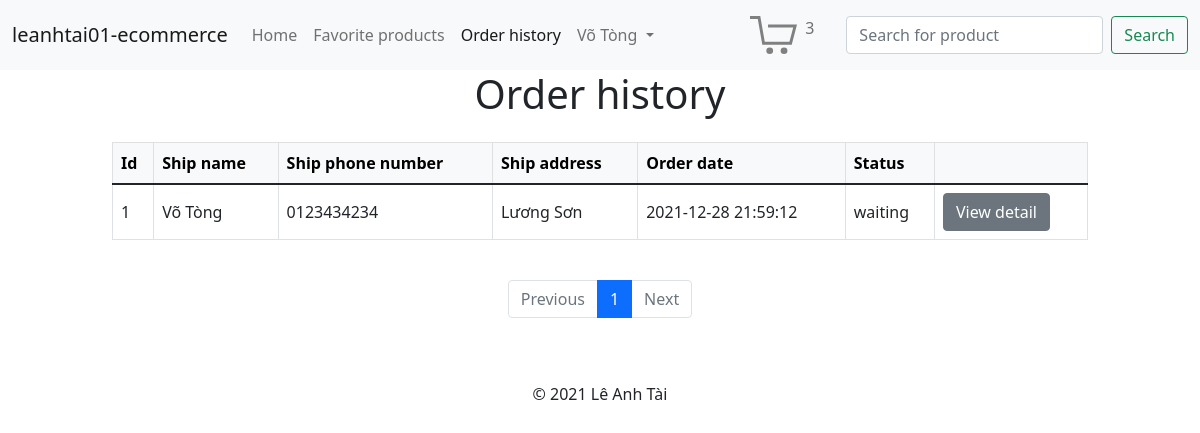
/order/order_history.php?account_id=7 (signed in), run on an earlier commit of the app's database.
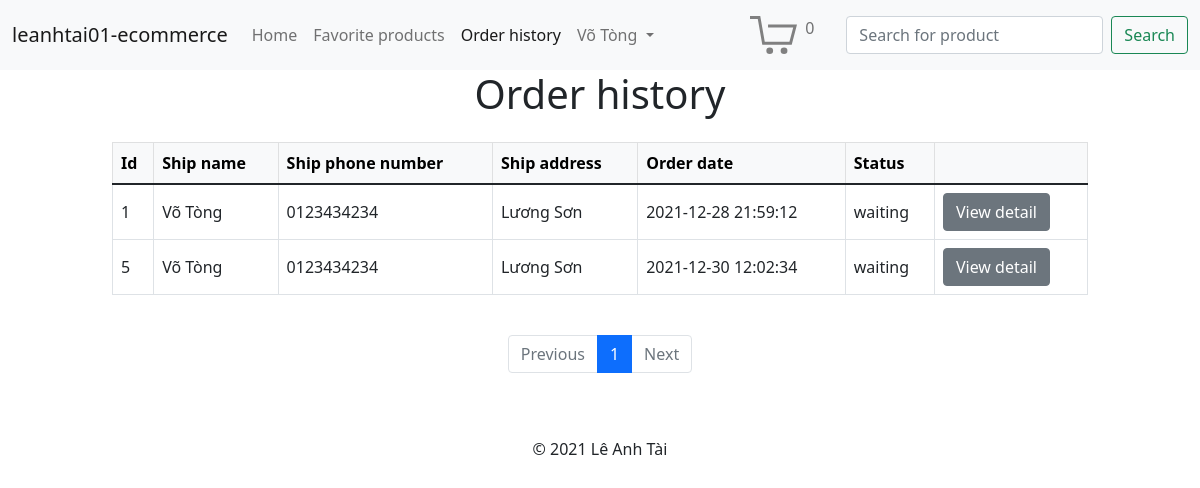
And on a later commit of the database.
### tables this page shows
CREATE TABLE orders (
  id INT NOT NULL AUTO_INCREMENT,
  account_id INT NOT NULL,
  order_date DATETIME DEFAULT CURRENT_TIMESTAMP,
  ship_name VARCHAR(100),
  ship_phone_number VARCHAR(20),
  ship_address VARCHAR(255),
  status ENUM('waiting', 'canceled', 'processing', 'shipping', 'completed') NOT NULL,
  CONSTRAINT pk_orders PRIMARY KEY (id)
);

### conf/init.conf.php (called while the page is built, shortened)
<?php
$host_url = getenv("HOST_URL");

### db_access/order.php (called while the page is built, shortened)
<?php
require_once(dirname(__DIR__) . "/conf/db.conf.php");
function get_number_of_orders()
{
  global $pdo;
  $sql = "SELECT COUNT(*) FROM orders;";
  $stmt = $pdo->prepare($sql);
  $stmt->execute();
  return $stmt->fetchColumn();
}
function get_orders_by_account_id_limit($account_id, $offset, $number_of_order)
{
  global $pdo;
  $sql = "SELECT "
    . "id,"
    . "ship_name,"
    . "ship_phone_number,"
    . "ship_address,"
    . "order_date,"
    . "status "
    . "FROM orders "
    . "WHERE account_id = :account_id "
    . "LIMIT $offset, $number_of_order;";
  $stmt = $pdo->prepare($sql);
  $stmt->execute(["account_id" => $account_id]);
  return $stmt->fetchAll(PDO::FETCH_ASSOC);
}

### web/order/order_history.php (the view, shortened to what this page needs)
<?php
require_once(dirname(dirname(__DIR__)) . "/conf/init.conf.php");
require_once(dirname(dirname(__DIR__)) . "/db_access/order.php");
$page = "order_history";
$account_id = $_GET["account_id"];
$records_per_page = 5;
$number_of_orders = get_number_of_orders();
$number_of_pages = ceil($number_of_orders / $records_per_page);
$current_page = 1;
$start_offset = ($current_page - 1) * $records_per_page;
$orders = get_orders_by_account_id_limit(
  $account_id,
  $start_offset,
  $records_per_page
);
?>
<?php include_once(dirname(dirname(__DIR__)) . "/template/header.php") ?>
<h1 class="text-center">Order history</h1>
<div class="container-fluid">
  <div class="row mt-4">
    <div class="col-md-1"></div>
    <div class="col-md-10">
      <table class="table table-bordered align-middle">
        <thead class="table-light">
          <tr>
            <th>Id</th>
            <th>Ship name</th>
            <th>Ship phone number</th>
            <th>Ship address</th>
            <th>Order date</th>
            <th>Status</th>
            <th></th>
          </tr>
        </thead>
        <tbody>
          <?php foreach ($orders as $order) : ?>
            <tr>
              <td><?php echo $order["id"]; ?></td>
              <td><?php echo $order["ship_name"]; ?></td>
              <td><?php echo $order["ship_phone_number"]; ?></td>
              <td><?php echo $order["ship_address"]; ?></td>
              <td><?php echo $order["order_date"]; ?></td>
              <td><?php echo $order["status"]; ?></td>
              <td><a class="btn btn-secondary" href="<?php echo $host_url . "/order/order_detail_history.php?order_id=" . $order["id"] ?>">View detail</a></td>
            </tr>
          <?php endforeach; ?>
        </tbody>
      </table>
    </div>
    <div class="col-md-1"></div>
  </div>
  <div class="row">
    <div class="col-md-1"></div>
    <div class="col-md-10 d-flex justify-content-center mt-4">
      <nav aria-label="...">
        <ul class="pagination">
          <li class="page-item <?php echo $current_page <= 1 ? "disabled" : "" ?>">
            <a class="page-link" href="<?php echo $current_page <= 1 ? "#" : $host_url . "/admin/order_manager.php?page=" . $current_page - 1 ?>" tabindex="-1" aria-disabled="true">Previous</a>
          </li>
          <?php for ($i = 1; $i <= $number_of_pages; ++$i) : ?>
            <li class="page-item <?php echo $current_page == $i ? "active" : "" ?>">
              <a class="page-link" href="<?php echo $host_url; ?>/admin/order_manager.php?page=<?php echo $i; ?>">
                <?php echo $i; ?>
              </a>
            </li>
          <?php endfor; ?>
          <li class="page-item <?php echo $current_page >= $number_of_pages ? "disabled" : "" ?>">
            <a class="page-link" href="<?php echo $current_page >= $number_of_pages ? "#" : $host_url . "/admin/order_manager.php?page=" . $current_page + 1 ?>">Next</a>
          </li>
        </ul>
      </nav>
    </div>
    <div class="col-md-1"></div>
  </div>
</div>
<?php include_once(dirname(dirname(__DIR__)) . "/template/footer.php") ?>

### template/header.php (shortened to what this page needs)
<!doctype html>
<html lang="en">
<head>
  <link href="<?php echo $host_url; ?>/css/login.css" rel="stylesheet" />
  <link href="<?php echo $host_url; ?>/css/register.css" rel="stylesheet" />
  <link href="<?php echo $host_url; ?>/css/index.css" rel="stylesheet" />
  <link href="https://cdn.jsdelivr.net/npm/bootstrap@5.1.3/dist/css/bootstrap.min.css" rel="stylesheet">
  <link rel="stylesheet" href="https://cdn.jsdelivr.net/npm/bootstrap-icons@1.7.2/font/bootstrap-icons.css">
</head>
<body>
  <header>
    <nav class="navbar navbar-expand-lg navbar-light bg-light">
      <div class="container-fluid">
        <a class="navbar-brand" href="<?php echo $host_url; ?>/index.php">leanhtai01-ecommerce</a>
        <div class="collapse navbar-collapse" id="navbarSupportedContent">
          <ul class="navbar-nav me-auto mb-2 mb-lg-0">
            <li class="nav-item">
              <a class="nav-link <?php echo $page == "index" ? "active" : "" ?>" aria-current="page" href="<?php echo $host_url; ?>/index.php">Home</a>
            </li>
            <?php if (!isset($_SESSION["account_info"])) : ?>
              <li class="nav-item">
                <a class="nav-link <?php echo $page == "login" ? "active" : "" ?>" href="<?php echo $host_url; ?>/account/login.php">Login</a>
              </li>
              <li class="nav-item">
                <a class="nav-link <?php echo $page == "register" ? "active" : "" ?>" href="<?php echo $host_url; ?>/account/register.php">Register</a>
              </li>
            <?php else : ?>
              <?php if ($_SESSION["role_id"] == 1) : ?>
                <li class="nav-item">
                  <a class="nav-link <?php echo $page == "favorite" ? "active" : "" ?>" href="<?php echo $host_url; ?>/favorite/favorite.php">Favorite products</a>
                </li>
                <li class="nav-item">
                  <a class="nav-link <?php echo $page == "order_history" ? "active" : "" ?>" href="<?php echo $host_url . "/order/order_history.php?account_id=" . $_SESSION["account_info"]["id"]; ?>">Order history</a>
                </li>
              <?php endif; ?>
              <li class="nav-item dropdown">
                <a class="nav-link dropdown-toggle" href="#" id="navbarDropdown" role="button" data-bs-toggle="dropdown" aria-expanded="false">
                  <?php echo $_SESSION["account_info"]["fullname"] ?>
                </a>
              </li>
            <?php endif; ?>
          </ul>
          <?php if (isset($_SESSION["account_info"]) && $_SESSION["role_id"] == 1) : ?>
            <ul class="navbar-nav navbar-right me-4">
              <li class="nav-item">
                <a href="<?php echo $host_url; ?>/cart/cart.php" class="nav-link"><img style="height: 2.4em;" alt="" src="<?php echo $host_url; ?>/img/cart.svg" /><span class="align-top ms-2"><?php echo $_SESSION["number_of_product_in_cart"]; ?></span></a>
              </li>
            </ul>
          <?php endif; ?>
          <form class="d-flex" method="get" action="<?php echo $host_url . "/product/search_for_product.php"; ?>">
            <input class="form-control me-2" type="search" placeholder="Search for product" aria-label="Search" name="keyword" id="keyword">
            <button class="btn btn-outline-success" type="submit">Search</button>
          </form>
        </div>
      </div>
    </nav>
  </header>

### template/footer.php
  <footer class="text-center mt-5">
    &copy; 2021 Lê Anh Tài
  </footer>
</body>
</html>

What changed in the data, as far as the page shows it:
added orders: id "5", ship_name "Võ Tòng", ship_phone_number "0123434234", ship_address "Lương Sơn", order_date "2021-12-30 12:02:34", status "waiting"
Also different on the page:
$_SESSION["number_of_product_in_cart"]: "3" → "0"
